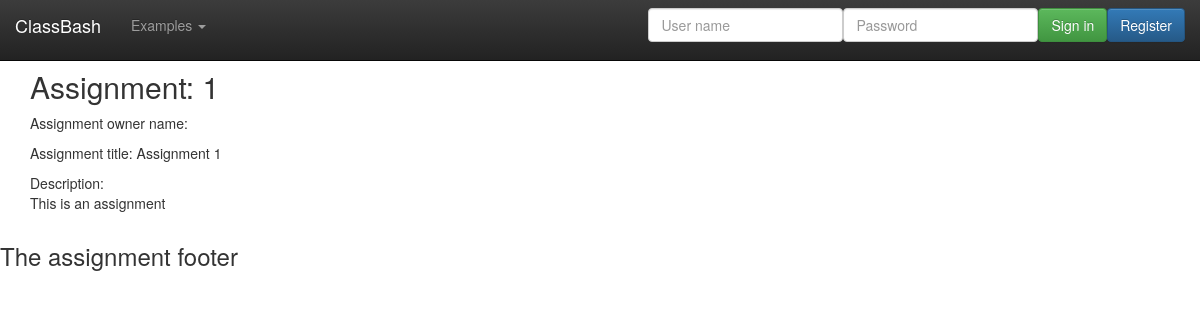
Page /WebContent/assignment/show/1 on the committed database.
### tables this page shows
CREATE TABLE Assignments (
  assignmentId           int(11) NOT NULL AUTO_INCREMENT,
  assignmentOwnerId      int(11) NOT NULL,
  assignmentDescription  varchar (4096),
  assignmentTitle        varchar (255),
  dateCreated            TIMESTAMP DEFAULT CURRENT_TIMESTAMP,
  PRIMARY KEY (assignmentId),
  FOREIGN KEY (assignmentOwnerId) REFERENCES Users(userId)
);

### WebContent/models/Assignment.class.php (called while the page is built, shortened)
<?php
class Assignment {
	private $formInput;
	private $assignmentDescription;
	private $assignmentId;
	private $assignmentTitle;
	public function __construct($formInput = null) {
		$this->formInput = $formInput;
	}
	public function getAssignmentDescription() {
		return $this->assignmentDescription;
	}
	public function getAssignmentId() {
		return $this->assignmentId;
	}
	public function getAssignmentTitle() {
		return $this->assignmentTitle;
	}
	public function setAssignmentId($id) {
		$this->assignmentId = $id;
	}
	private function extractForm($valueName) {
		if (isset($this->formInput[$valueName])) {
			$value = trim($this->formInput[$valueName]);
			$value = stripslashes ($value);
			$value = htmlspecialchars ($value);
			return $value;
		}
	}
	private function initialize() {
		$this->assignmentId = 0;
	}
	private function validateAssignmentDescription() {
		$this->assignmentDescription = $this->extractForm('assignmentDescription');
	}
	private function validateAssignmentTitle() {
		$this->assignmentTitle = $this->extractForm('assignmentTitle');
	}
}
?>

### WebContent/models/AssignmentsDB.class.php (called while the page is built, shortened)
<?php
class AssignmentsDB {
	public static function getAssignmentRowSetsBy($type = null, $value = null) {
		$allowedTypes = array("assignmentId", "assignmentOwnerName", "assignmentTitle", "assignmentDescription");
		$typeAlias = array("assignmentOwnerName" => "Users.userName");
		$assignmentRowSets = array();
		try {
			$db = Database::getDB ();
			$query = "SELECT Assignments.assignmentId, Assignments.assignmentDescription,
	   		          Assignments.assignmentTitle, Users.userName as assignmentOwnerName
	   		          FROM Assignments LEFT JOIN Users ON Assignments.assignmentOwnerId = Users.userId";
			if (!is_null($type)) {
				$typeValue = (isset($typeAlias[$type]))?$typeAlias[$type]:$type;
			    $query = $query. " WHERE ($typeValue = :$type)";
			    $statement = $db->prepare($query);
			    $statement->bindParam(":$type", $value);
			} else
				$statement = $db->prepare($query);
			$statement->execute ();
			$assignmentRowSets = $statement->fetchAll(PDO::FETCH_ASSOC);
		} catch ( PDOException $e ) {
		}
		return $assignmentRowSets;
	}
	public static function getAssignmentsArray($rowSets) {
		$assignments = array();
		foreach ($rowSets as $assignmentRow ) {
			$assignment = new Assignment($assignmentRow);
			$assignment->setAssignmentId($assignmentRow['assignmentId']);
			array_push ($assignments, $assignment);
		}
		return $assignments;
	}
	public static function getAssignmentsBy($type=null, $value=null) {
		$assignmentRows = AssignmentsDB::getAssignmentRowSetsBy($type, $value);
		return AssignmentsDB::getAssignmentsArray($assignmentRows);
	}
}
?>

### WebContent/views/AssignmentView.class.php (the view, shortened to what this page needs)
<?php
class AssignmentView {
	public static function show() {
		self::showDetails();
	}
	public static function showDetails() {
		$assignment = (array_key_exists('assignment', $_SESSION))?$_SESSION['assignment']:null;
	    if (!is_null($assignment)) {
	    	echo '<div class="container">';
	    	echo '<h2>Assignment: '.$assignment->getAssignmentId().'</h2>';
			echo '<p>Assignment owner name: '.$assignment->getAssignmentOwnerName().'</p>';
			echo '<p>Assignment title: '. $assignment->getAssignmentTitle() .'</p>';
			echo '<p>Description:<br> '. $assignment->getAssignmentDescription() .'</p>';
			echo '</div>';
		}
	}
}
?>

### WebContent/css/jumbotron.css (style rules this page uses)
body { padding-top: 50px; padding-bottom: 20px; }

### rows in the picture
assignments: assignmentId "1", assignmentTitle "Assignment 1", assignmentDescription "This is an assignment"

### other values in the picture
$footer "The assignment footer"
